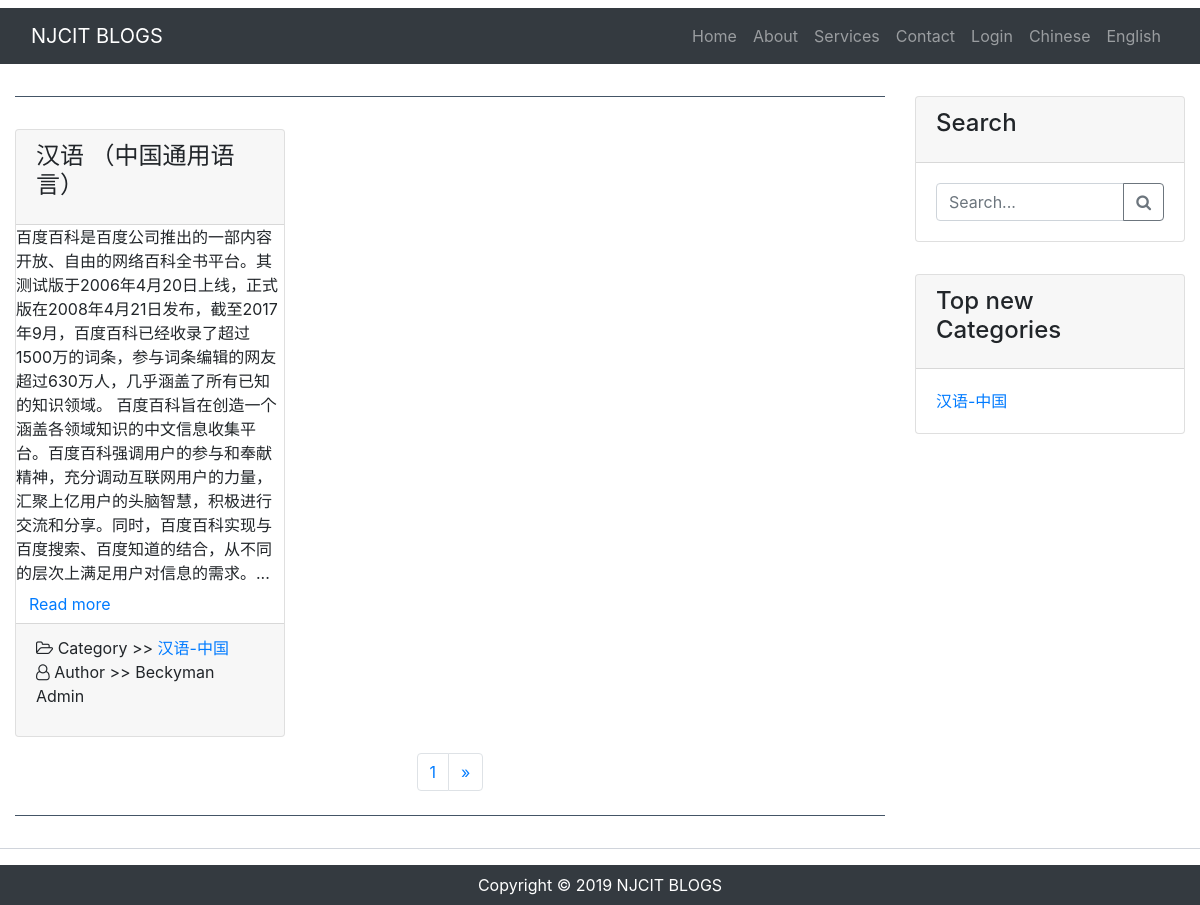
Page /index.php?source=author&author=1 on the committed database.
### tables this page shows
CREATE TABLE `cn_posts` (
  `id` int(11) NOT NULL,
  `post_category_id` int(11) NOT NULL,
  `post_title` varchar(250) NOT NULL,
  `post_content` mediumtext NOT NULL,
  `post_status` int(11) NOT NULL DEFAULT '0',
  `post_image` mediumtext NOT NULL,
  `created_date` datetime NOT NULL,
  `created_by_id` int(11) NOT NULL,
  `updated_date` datetime NOT NULL,
  `updated_by_id` int(11) NOT NULL
);

CREATE TABLE `cn_categories` (
  `id` int(11) NOT NULL,
  `category_name` varchar(1500) NOT NULL,
  `created_date` datetime NOT NULL,
  `created_by_id` int(11) NOT NULL,
  `updated_date` datetime NOT NULL,
  `updated_by_id` int(11) NOT NULL
);

CREATE TABLE `users` (
  `id` int(11) NOT NULL,
  `username` varchar(250) NOT NULL,
  `phone` varchar(250) NOT NULL,
  `email` varchar(450) NOT NULL,
  `password` varchar(350) NOT NULL,
  `firstname` varchar(250) NOT NULL,
  `lastname` varchar(250) NOT NULL,
  `address` varchar(255) NOT NULL,
  `profession` varchar(255) NOT NULL,
  `image` mediumtext NOT NULL,
  `status` int(11) NOT NULL DEFAULT '0',
  `emailVerified` int(11) NOT NULL DEFAULT '0',
  `token` varchar(250) NOT NULL,
  `role` varchar(250) NOT NULL DEFAULT 'users',
  `gender` varchar(250) NOT NULL,
  `registered_date` datetime NOT NULL
);

### includes/functions.php (called while the page is built, shortened)
<?php
	function shortenText($text, $chars=250){
		$text = $text. " ";
		$text = mb_substr($text,0,$chars);
		$text = $text. "...";
		return $text;
	}
?>

### author/author.php (the view, shortened to what this page needs)
<hr style="border-color: #456;">
<div class="row">
<?php
if (isset($_GET['author']) ) {
	$author_no = $_GET['author'];
?>
<?php
if (isset($_SESSION['lang']) && $_SESSION['lang'] == 'en') {
$query = "SELECT * FROM posts WHERE created_by_id='$author_no' AND post_status=1";
}
else {
$query = "SELECT * FROM cn_posts WHERE created_by_id='$author_no' AND post_status=1";
}
$execute = mysqli_query($connection, $query);
$count = mysqli_num_rows($execute);
$count = ceil($count/9);
	if (isset($_GET['page'])) {
		$page = $_GET['page'];
	}
	else {
		$page = "";
	}
	if ($page == "" || $page == 1) {
		$page_1 = 0;
	}
	else {
		$page_1 = ($page*9)-9;
	}
	if (isset($_SESSION['lang']) && $_SESSION['lang']=='en') {
    $query = "SELECT * FROM posts WHERE created_by_id='$author_no' AND post_status=1 ORDER BY id DESC LIMIT $page_1,9";
  }
  else {
    $query = "SELECT * FROM cn_posts WHERE created_by_id='$author_no' AND post_status=1 ORDER BY id DESC LIMIT $page_1,9";
  }
	$execute = mysqli_query($connection, $query);
	while ($row = mysqli_fetch_array($execute)){
		$post_id = $row['id'];
	    $post_title = $row['post_title'];
	    $post_content = $row['post_content'];
	    $post_created_by_id = $row['created_by_id'];
	    $post_category_id = $row['post_category_id'];
if (isset($_SESSION['lang']) && $_SESSION['lang']=='en') {
  $cat_query = "SELECT * FROM categories WHERE id='$post_category_id'";
}
else {
  $cat_query = "SELECT * FROM cn_categories WHERE id='$post_category_id'";
}
$execute_cat = mysqli_query($connection, $cat_query);
$cat = mysqli_fetch_array($execute_cat);
$category_id = $cat['id'];
$cat_name = $cat['category_name'];
$author_query = "SELECT * FROM users WHERE  id='$post_created_by_id'";
$execute_author_query = mysqli_query($connection, $author_query);
$author = mysqli_fetch_array($execute_author_query);
$author_fname = $author['firstname'];
$author_lname = $author['lastname'];
     ?>
          <div class="col-lg-4 col-md-6 mt-3 mb-3">
          	<div class="card">
          		<div class="card-header">
          			<h4 class="card-title"><?php echo ucfirst($post_title); ?></h4>
          		</div>
          		<div class="body">
          			<p class="card-text"><?php echo shortenText($post_content); ?> <a href="?source=<?php echo urlencode('read more'); ?>&post=<?php echo $post_id; ?>" class="btn btn-link">Read more</a></p>
          		</div>
              <div class="card-footer">
                <p><i class="fa fa-folder-open-o"></i> Category >> <a href="?source=<?php echo urlencode('categories'); ?>&categories=<?php echo $category_id;  ?>"><?php echo ucfirst($cat_name); ?></a> <br> <i class="fa fa-user-o"></i> Author >> <a><?php echo ucfirst($author_fname.' '.$author_lname); ?></a></p>
              </div>
          	</div>
          </div>
<?php } ?>
</div>
          <ul class="pagination justify-content-center mb-4">
  <?php
for ($i = 1; $i <=$count; $i++) {
  if ($i == $page) {
    ?>
          <li class="page-item active"><a class="page-link" href="index.php?source=author&author=<?php echo $author_no; ?>&page=<?php echo $i; ?>" title="page <?php echo $i; ?>"><?php echo $i; ?></a></li>
    <?php
  }
  else {
    ?>
            <li class="page-item"><a class="page-link" href="index.php?source=author&author=<?php echo $author_no; ?>&page=<?php echo $i; ?>" title="page <?php echo $i; ?>"><?php echo $i; ?></a></li>
    <?php
  }
}
if ($page<$count) {
  ?>
  <li class="page-item"><a class="page-link" href="index.php?source=author&author=<?php echo $author_no; ?>&page=<?php echo $page+1; ?>" title="page <?php echo $page+1; ?>">&raquo;</a></li>
  <?php
}
?>
          </ul>
          <hr style="border-color: #456;">
<?php } ?>

### includes/header.php (shortened to what this page needs)
<!DOCTYPE html>
<html>
<head>
	<link rel="stylesheet" href="css/bootstrap.min.css">
	<link rel="stylesheet" href="https://cdnjs.cloudflare.com/ajax/libs/font-awesome/4.7.0/css/font-awesome.min.css">
</head>
<body>

### includes/nav.php (shortened to what this page needs)
<nav class="navbar navbar-expand-xl navbar-dark bg-dark mt-2">
    <div class="container-fluid">
    	<a href="index.php" class="navbar-brand"><?php echo _l_njcit,' ',_l_blog; ?></a>
    	<div class="collapse navbar-collapse" id="navBar">
    		<ul class="navbar-nav ml-auto">
    		    <li class="nav-item">
    		    	<a class="nav-link" href="index.php"><?php echo ucfirst(_l_home); ?></a>
    		    </li>
    		    <li class="nav-item">
    		    	<a class="nav-link" href=""><?php echo ucfirst(_l_about); ?></a>
    		    </li>
    		    <li class="nav-item">
    		    	<a class="nav-link" href=""><?php echo ucfirst(_l_services); ?></a>
    		    </li>
    		    <li class="nav-item">
    		    	<a class="nav-link" href=""><?php echo ucfirst(_l_contact); ?></a>
    		    </li>
<?php
if (isset($_SESSION['id']) && isset($_SESSION['role'])) {
	if ($_SESSION['role'] == 'admin') {
		?>
					<li class="nav-item">
	    		    	<a class="nav-link" href="admin/"><?php echo ucfirst(_l_admin); ?></a>
	    		    </li>
		<?php
	}
	else {
		?>
					<li class="nav-item">
	    		    	<a class="nav-link" href="users/"><?php echo ucfirst(_l_users); ?></a>
	    		    </li>
		<?php
	}
}
else {
?>
				<li class="nav-item">
    		    	<a class="nav-link" href="?source=<?php echo urlencode('login') ?>"><?php echo ucfirst(_l_login); ?></a>
    		    </li>
	<?php
}
?>
    		    <li class="nav-item">
		            <a href="lang/switch_lang.php?lang=cn" class="nav-link"><?php echo _l_lang_1; ?></a>
		        </li>
	            <li>
	            	<a href="lang/switch_lang.php?lang=en" class="nav-link"><?php echo _l_lang_2; ?></a>
	          </li>
    		</ul>
    	</div>
    </div>
</nav>

### index.php (shortened to what this page needs)
<?php require_once 'includes/header.php'; ?>
<?php require_once 'includes/nav.php'; ?>
	<div class="container-fluid mt-3 mb-3">
		<div class="row">
			<div class="col-lg-9" id="main_body">
<?php
if (isset($_GET['source'])) {
	$source = $_GET['source'];
}
else {
	$source = "";
}
$author = urlencode('author');
switch (urlencode($source)) {
	case $author:
		include_once 'author/author.php';
		break;
}
?>
			</div>
<?php
if ($source == urlencode('search')) {
}
else {
	?>
			<div class="col-lg-3" id="sidebar">
				<?php include_once 'includes/sidebar.php'; ?>
			</div>
	<?php
}
?>
		</div>
	</div>
<?php require_once 'includes/footer.php'; ?>

### includes/sidebar.php
<div class="row">
  <div class="col-lg-12 col-md-12">
    <div class="card mt-3 mb-3">
      <div class="card-header">
        <h4 class="card-title"><?php echo ucfirst(_l_search); ?></h4>
      </div>
      <div class="card-body">
        <form action="?source=<?php echo urlencode('search'); ?>" method="post" accept-charset="utf-8">
          <div class="input-group">
            <input type="text" name="search" placeholder="<?php echo ucfirst(_l_search_here); ?>" class="form-control">
            <div class="input-group-append">
              <button type="submit" name="search_btn" class="btn btn-outline-secondary"><i class="fa fa-search"></i> <span class="sr-only"><?php echo ucfirst(_l_search); ?></span></button>
            </div>
          </div>
        </form>
      </div>
    </div>
  </div>
  <div class="col-lg-12 col-md-12">
    <div class="card mt-3 mb-3">
      <div class="card-header">
        <h4 class="card-title"><?php echo ucfirst(_l_top_categories); ?></h4>
      </div>
      <div class="card-body">
        <div class="row">
<?php
if (isset($_SESSION['lang']) && $_SESSION['lang'] =='en') {
  $query = "SELECT * FROM categories LIMIT 10";
  $get_category = mysqli_query($connection, $query);
  if (mysqli_num_rows($get_category)!=0) {
    while ($row = mysqli_fetch_array($get_category)) {
      $category_id = $row['id'];
      $category_name = $row['category_name'];
    ?>
            <div class="col-lg-6">
              <ul class="list-unstyled mb-0">
                <li>
                  <a href="index.php?source=<?php echo urlencode('read all of this category posts'); ?>&category_id=<?php echo $category_id; ?>"><?php echo $category_name; ?></a>
                </li>
              </ul>
            </div>
      <?php
    }
  }
  else {
    ?>
    <div class="col">
      <p class="alert alert-danger"><?php echo ucfirst(_l_no_category); ?></p>
    </div>
    <?php
  }
}
else {
  $query = "SELECT * FROM cn_categories";
  $get_category = mysqli_query($connection, $query);
  if (mysqli_num_rows($get_category)!=0) {
    while ($row = mysqli_fetch_array($get_category)) {
      $category_id = $row['id'];
      $category_name = $row['category_name'];
    ?>
            <div class="col-lg-6">
              <ul class="list-unstyled mb-0">
                <li>
                  <a href="index.php?source=<?php echo urlencode('read all of this category posts'); ?>&category_id=<?php echo $category_id; ?>"><?php echo $category_name; ?></a>
                </li>
              </ul>
            </div>
      <?php
    }
  }
  else {
    ?>
            <div class="col">
              <p class="alert alert-danger"><?php echo ucfirst(_l_no_category); ?></p>
            </div>
    <?php
  }
}
?>
        </div>
      </div>
    </div>
  </div>
</div>

### includes/footer.php (shortened to what this page needs)
<hr style="border-color: #d0d4db;">
    <footer class="py-2 bg-dark">
      <div class="container">
        <p class="m-0 text-center text-white"><?php echo _l_copyright; ?> &copy; <script>document.write(new Date().getFullYear());</script> <?php echo _l_topic; ?> </p>
      </div>
    </footer>
</body>
</html>

### rows in the picture
cn_posts: post_title "汉语 （中国通用语言）", post_content "百度百科是百度公司推出的一部内容开放、自由的网络百科全书平台。其测试版于2006年4月20日上线，正式版在2008年4月21日发布，截至2017年9月，百度百科已经收录了超过1500万的词条，参与词条编辑的网友超过630万人，几乎涵盖了所有已知的知识领域。 百度百科旨在创造一个涵盖各领域知识的中文信息收集平台。百度百科强调用户的参与和奉献精神，充分调动互联网用户的力量，汇聚上亿用户的头脑智慧，积极进行交流和分享。同时，百度百科实现与百度搜索、百度知道的结合，从不同的层次上满足用户对信息的需求。...", cn_categories.category_name "汉语-中国", users.firstname+lastname "Beckyman Admin"
cn_categories: category_name "汉语-中国"

### other values in the picture
_l_njcit "NJCIT"
_l_blog "BLOGS"
_l_home "Home"
_l_about "About"
_l_services "Services"
_l_contact "Contact"
_l_login "Login"
_l_lang_1 "Chinese"
_l_lang_2 "English"
_l_search "Search"
_l_top_categories "Top new Categories"
_l_copyright "Copyright"
_l_topic "NJCIT BLOGS"
